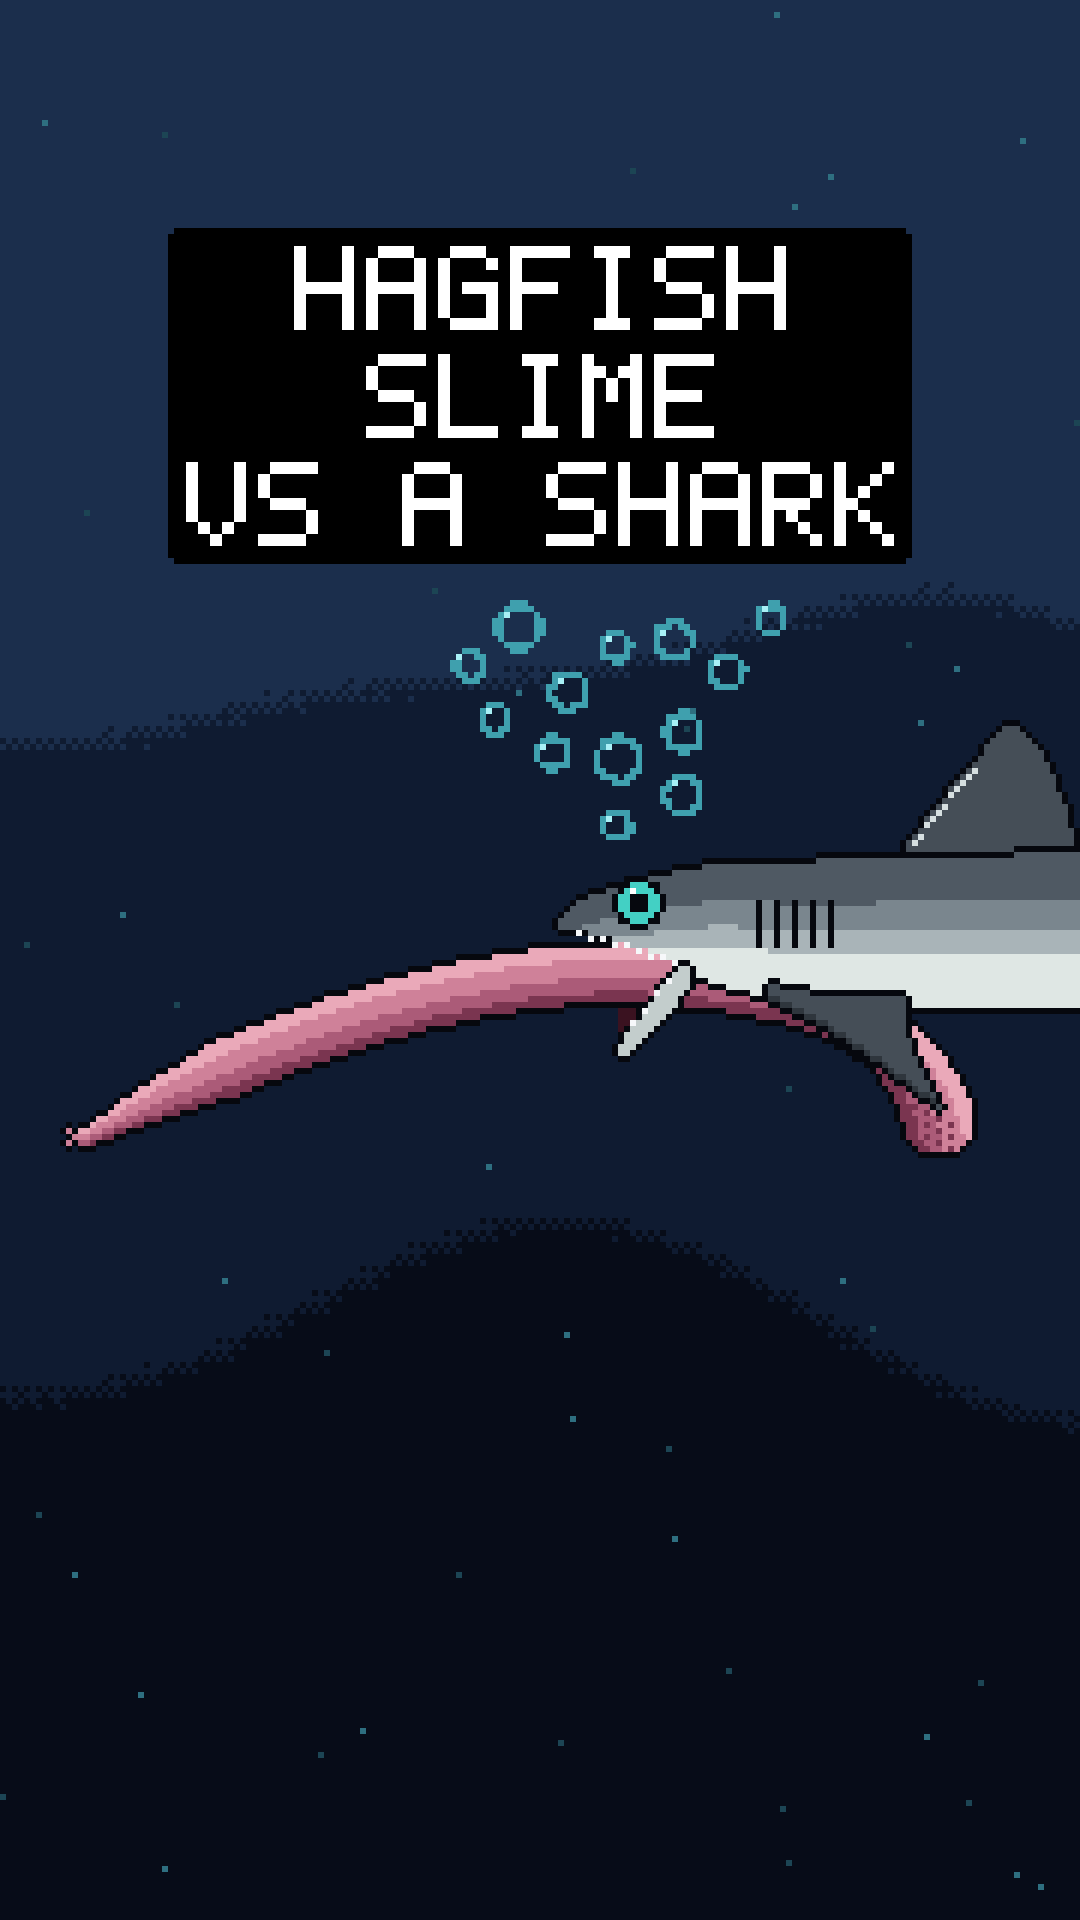

This figure's Python source:
"""Pixel-art study in the clean style of the reference: flat shades, black outlines,
contour-following shading, curved water bands. Drawn on 180x320, scaled 6x to 1080x1920."""
import numpy as np, math
from PIL import Image

W, H, S = 180, 320, 6
BAYER = (np.array([[0, 8, 2, 10], [12, 4, 14, 6], [3, 11, 1, 9], [15, 7, 13, 5]]) + 0.5) / 16
YY, XX = np.mgrid[0:H, 0:W]
def c(h): h = h.lstrip('#'); return np.array([int(h[i:i + 2], 16) for i in (0, 2, 4)], np.uint8)
INK = c('#06080e')                      # the black outline colour

def dilate(m):
    p = np.pad(m, 1)
    return m | p[:-2, 1:-1] | p[2:, 1:-1] | p[1:-1, :-2] | p[1:-1, 2:]

def layer(F, mask, colours):
    """outline then fill: 1px black ring around every visible edge"""
    F[dilate(mask) & ~mask] = INK
    F[mask] = colours[mask]

# ================================================================ water: bands with curved, unique edges
# three shades, light at the top -> dark at the bottom, split by two smooth curves;
# a short ordered-dither ramp across each curve so the shades blend but the curve stays visible
WATER = [c('#1b2e4c'), c('#0f1b31'), c('#070c18')]
c1 = 112 + 11 * np.sin(XX / 34 + 0.7) + 5 * np.sin(XX / 19 + 2.1)
c2 = 222 + 13 * np.sin(XX / 38 + 2.4) + 6 * np.sin(XX / 22 + 0.3)
RAMP = 5.0
v = np.clip((YY - c1) / RAMP + 0.5, 0, 1) + np.clip((YY - c2) / RAMP + 0.5, 0, 1)
F = np.stack(WATER)[np.clip(np.floor(v + BAYER[YY % 4, XX % 4] - 0.5 + 0.5), 0, 2).astype(int)].astype(np.uint8)
rng = np.random.default_rng(4)
for _ in range(60):
    x, y = rng.integers(0, W), rng.integers(0, H)
    F[y, x] = c('#2e6f80') if rng.random() < 0.5 else c('#1c4554')

# ================================================================ shark: long, thin, friendly (proportions measured from the reference)
X0, TIPY = 93, 153                        # snout tip
CORNER = (113, 160)                       # back corner of the open mouth
def top_y(x):
    u = x - X0
    return TIPY - 9.5 * math.sqrt(min(u, 26) / 26) - 0.03 * max(0, u - 26)
def jaw_y(x):                             # underside of the upper jaw (snout -> mouth corner)
    s_ = (x - X0) / (CORNER[0] - X0)
    return TIPY + 1 + (CORNER[1] - TIPY - 1) * s_ ** 1.2
def bot_y(x):
    if x < CORNER[0]: return jaw_y(x)
    return CORNER[1] + 7 * math.sqrt(min(x - CORNER[0], 22) / 22)

G = {'dk': c('#4f5963'), 'md': c('#7a868e'), 'lt': c('#a9b4b8'), 'bl': c('#dfe7e4'), 'fin': c('#454e57'), 'jaw': c('#c3cdcc')}
body = np.zeros((H, W), bool); col = np.zeros((H, W, 3), np.uint8)
for x in range(X0, W):
    t, b = top_y(x), bot_y(x)
    for y in range(int(math.ceil(t)), int(math.floor(b)) + 1):
        body[y, x] = True
        f = (y - t) / max(1.0, (bot_y(max(x, CORNER[0] + 8)) - t))
        col[y, x] = G['dk'] if f < 0.3 else G['md'] if f < 0.5 else G['lt'] if f < 0.66 else G['bl']

dorsal = np.zeros((H, W), bool); dcol = np.zeros((H, W, 3), np.uint8); dcol[:] = G['fin']
DB0, DPK, DB1 = (150, 142), (167, 121), (179, 141)                 # big swept dorsal fin
for x in range(DB0[0], DB1[0] + 1):
    base = top_y(x) + 1
    if x <= DPK[0]: ytop = DB0[1] + (DPK[1] - DB0[1]) * ((x - DB0[0]) / (DPK[0] - DB0[0])) ** 0.9
    else: ytop = DPK[1] + (DB1[1] - DPK[1]) * ((x - DPK[0]) / (DB1[0] - DPK[0])) ** 2.2
    if ytop < base: dorsal[int(round(ytop)):int(base) + 1, x] = True
for k in range(2, 13):                                           # thin light leading edge
    x = DB0[0] + k; y = DB0[1] + (DPK[1] - DB0[1]) * (k / (DPK[0] - DB0[0])) ** 0.9
    dcol[int(round(y)) + 1, x] = c('#d6dfe0')

pect = np.zeros((H, W), bool)                                     # pectoral fin: long, swept back and down
PF0, PTIP, PF1 = (128, 166), (156, 184), (150, 167)
for x in range(PF0[0], PTIP[0] + 1):
    base = bot_y(x) - 1
    ylow = PF0[1] + (PTIP[1] - PF0[1]) * ((x - PF0[0]) / (PTIP[0] - PF0[0])) ** 1.25
    if x > PF1[0]:                                                # trailing edge curls back up to the body
        yhigh = PF1[1] + (PTIP[1] - PF1[1]) * ((x - PF1[0]) / (PTIP[0] - PF1[0])) ** 0.6
        pect[int(round(yhigh)):int(round(ylow)) + 1, x] = True
    else:
        pect[int(base):int(round(ylow)) + 1, x] = True
pcol = np.zeros((H, W, 3), np.uint8); pcol[:] = G['fin']
for y, x in zip(*np.nonzero(pect)):
    if pect[y - 1, x] and not pect[min(H - 1, y + 1), x]: pcol[y, x] = c('#2f363d')    # shade along the lower edge

mouth = np.zeros((H, W), bool); jaw = np.zeros((H, W), bool)
JAW_TIP = (103, 174)
for k in range(80):                                              # lower jaw: a light wedge, thick at the hinge
    s_ = k / 79
    x = CORNER[0] - (CORNER[0] - JAW_TIP[0]) * s_; y = CORNER[1] + 1 + (JAW_TIP[1] - CORNER[1] - 1) * s_
    th = 4 - 2.5 * s_
    jaw[int(round(y)):int(round(y + th)), int(round(x))] = True
    jaw[int(round(y)):int(round(y + th)), int(round(x)) + 1] = True
for x in range(X0 + 2, CORNER[0] + 1):
    ytop = int(jaw_y(x)) + 1
    s_ = (CORNER[0] - x) / (CORNER[0] - JAW_TIP[0])
    ylow = int(CORNER[1] + 1 + (JAW_TIP[1] - CORNER[1] - 1) * min(1, s_)) if x >= JAW_TIP[0] else ytop
    mouth[ytop:ylow, x] = True

# ================================================================ hagfish
def bez(p0, p1, p2, p3, n=500):
    t = np.linspace(0, 1, n)[:, None]
    return (1 - t) ** 3 * p0 + 3 * (1 - t) ** 2 * t * p1 + 3 * (1 - t) * t * t * p2 + t ** 3 * p3
P = lambda a, b: np.array([a, b], float)
CURVE = np.vstack([bez(P(14, 189), P(45, 172), P(80, 160), P(110, 162)),
                   bez(P(110, 162), P(132, 164), P(150, 168), P(156, 186))])
PK = [c('#7a3550'), c('#ab5b78'), c('#cf8199'), c('#eaa9b9')]
hag = np.zeros((H, W), bool); hcol = np.zeros((H, W, 3), np.uint8)
ys, xs = np.nonzero((YY > 145) & (YY < 200))
for y, x in zip(ys, xs):
    d = np.hypot(CURVE[:, 0] - x, CURVE[:, 1] - y); i = int(np.argmin(d)); s_ = i / len(CURVE)
    r = 1.5 + 3.3 * min(1, s_ / 0.12) + (1.2 * (s_ - 0.85) / 0.15 if s_ > 0.85 else 0)
    if d[i] > r: continue
    hag[y, x] = True
    seg = CURVE[min(i + 1, len(CURVE) - 1)] - CURVE[max(i - 1, 0)]
    nrm = np.array([-seg[1], seg[0]]); nrm /= np.linalg.norm(nrm) + 1e-9
    if nrm[1] > 0: nrm = -nrm
    off = -((x - CURVE[i, 0]) * nrm[0] + (y - CURVE[i, 1]) * nrm[1]) / r
    hcol[y, x] = PK[3] if off < -0.5 else PK[2] if off < 0.15 else PK[1] if off < 0.65 else PK[0]
    if s_ > 0.9 and off > -0.3 and (x + 2 * y) % 4 == 0: hcol[y, x] = PK[0]
for dx, dy in ((-2, 0), (-3, -1), (-3, 1)):                     # barbels
    hag[189 + dy, 14 + dx] = True; hcol[189 + dy, 14 + dx] = PK[2]

# ================================================================ compose (back to front)
behind = hag & (XX > CORNER[0])
layer(F, behind, hcol)
layer(F, dorsal, dcol)
layer(F, body, col)
layer(F, pect, pcol)
F[mouth] = c('#3a1220')
front = hag & (XX <= CORNER[0]) & ~body
F[dilate(front) & ~front & ~hag & ~body] = INK
F[front] = hcol[front]
layer(F, jaw, np.broadcast_to(G['jaw'], (H, W, 3)).copy())
for x in range(X0 + 3, CORNER[0], 2):                           # upper teeth
    F[int(jaw_y(x)) + 1, x] = c('#f6f8fa')
for k in range(2, 10, 2):                                        # lower teeth
    x = CORNER[0] - k; y = int(round(CORNER[1] + 1 + (JAW_TIP[1] - CORNER[1] - 1) * k / (CORNER[0] - JAW_TIP[0]))) - 1
    F[y, x] = c('#f6f8fa')
for gx in (126, 129, 132, 135, 138):                             # gill slits
    F[150:158, gx] = INK
ex, ey = 106.5, 150.5                                            # big friendly eye
for y in range(144, 158):
    for x in range(99, 115):
        d = math.hypot(x + 0.5 - ex, y + 0.5 - ey)
        if d <= 4.4: F[y, x] = INK if d > 3.4 else (INK if d < 1.7 else c('#43d0c4'))
F[148, 105] = c('#ffffff')

# ================================================================ bubbles: a loose trail rising from the bite
placed = []
tries = 0
while len(placed) < 13 and tries < 5000:
    tries += 1
    s = rng.random()
    by = 140 - s * 37
    bx = 103 + 3 * math.sin(s * 9) + rng.normal(0, 2 + 9 * s)      # rises straight up, spreading a little
    r = float(rng.choice([2.3, 2.6, 3.0, 3.6]))
    if any(math.hypot(bx - px, by - py) < r + pr + 4 for px, py, pr in placed): continue
    if body[int(by), int(bx)] or dorsal[int(by), int(bx)] or by < 103 or by > 138 or (bx > 140 and by > 118): continue
    placed.append((bx, by, r))
for bx, by, r in placed:
    for y in range(int(by - r - 1), int(by + r + 2)):
        for x in range(int(bx - r - 1), int(bx + r + 2)):
            if abs(math.hypot(x + 0.5 - bx, y + 0.5 - by) - r) < 0.62 and not body[y, x]: F[y, x] = c('#3fa0ae')
    F[int(by - r * 0.55), int(bx - r * 0.55)] = c('#a8f0f6')

# ================================================================ caption
FONT = {'A': ["01110","10001","10001","11111","10001","10001","10001"], 'F': ["11111","10000","10000","11110","10000","10000","10000"],
 'G': ["01110","10001","10000","10111","10001","10001","01111"], 'H': ["10001","10001","10001","11111","10001","10001","10001"],
 'I': ["01110","00100","00100","00100","00100","00100","01110"], 'K': ["10001","10010","10100","11000","10100","10010","10001"],
 'L': ["10000","10000","10000","10000","10000","10000","11111"], 'M': ["10001","11011","10101","10101","10001","10001","10001"],
 'R': ["11110","10001","10001","11110","10100","10010","10001"], 'S': ["01111","10000","10000","01110","00001","00001","11110"],
 'V': ["10001","10001","10001","10001","10001","01010","00100"], 'E': ["11111","10000","10000","11110","10000","10000","11111"], ' ': ["00000"] * 7}
lines, sc, pad = ["HAGFISH", "SLIME", "VS A SHARK"], 2, 3
tw = max(len(l) for l in lines) * 6 * sc - sc; th = len(lines) * 9 * sc - 2 * sc
bw, bh = tw + 2 * pad, th + 2 * pad
bx0, by0 = (W - bw) // 2, 38
box = np.ones((bh, bw), bool)
for cy, cx in ((0, 0), (0, bw - 1), (bh - 1, 0), (bh - 1, bw - 1)): box[cy, cx] = False
F[by0:by0 + bh, bx0:bx0 + bw][box] = 0
for li, ln in enumerate(lines):
    off = (tw - (len(ln) * 6 * sc - sc)) // 2
    for ci, ch in enumerate(ln):
        g = np.kron(np.array([[q == '1' for q in r] for r in FONT[ch]]), np.ones((sc, sc), bool))
        y0, x0 = by0 + pad + li * 9 * sc, bx0 + pad + off + ci * 6 * sc
        F[y0:y0 + 7 * sc, x0:x0 + 5 * sc][g] = 255

Image.fromarray(np.repeat(np.repeat(F, S, 0), S, 1)).save('hagfish_vs_shark.png')
print('saved')
